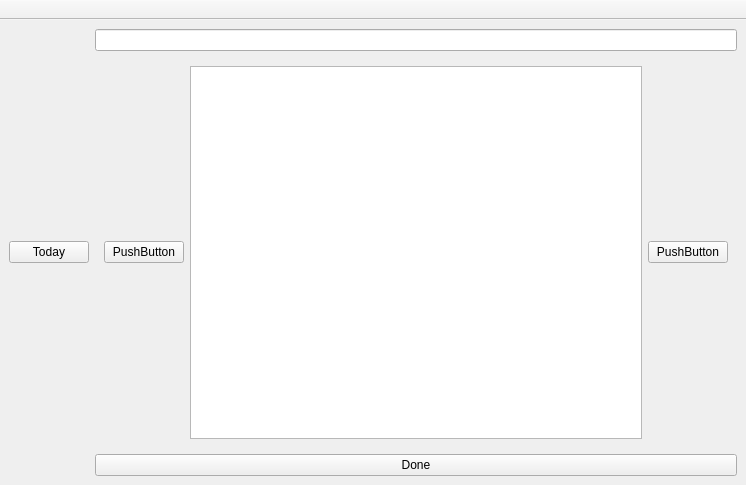
<?xml version="1.0" encoding="UTF-8"?>
<ui version="4.0">
 <class>main_window</class>
 <widget class="QMainWindow" name="main_window">
  <property name="geometry">
   <rect>
    <x>0</x>
    <y>0</y>
    <width>746</width>
    <height>485</height>
   </rect>
  </property>
  <property name="windowTitle">
   <string>MainWindow</string>
  </property>
  <widget class="QWidget" name="main_layout">
   <layout class="QHBoxLayout" name="horizontalLayout_5">
    <item>
     <layout class="QVBoxLayout" name="projects_tab">
      <item>
       <widget class="QPushButton" name="today">
        <property name="text">
         <string>Today</string>
        </property>
       </widget>
      </item>
     </layout>
    </item>
    <item>
     <layout class="QVBoxLayout" name="verticalLayout_4">
      <item>
       <widget class="QLineEdit" name="task_title">
        <property name="alignment">
         <set>Qt::AlignCenter</set>
        </property>
        <property name="readOnly">
         <bool>true</bool>
        </property>
       </widget>
      </item>
      <item>
       <widget class="QWidget" name="tasks_overview_widget" native="true">
        <layout class="QHBoxLayout" name="horizontalLayout_4">
         <item>
          <widget class="QPushButton" name="left_arrow">
           <property name="text">
            <string>PushButton</string>
           </property>
          </widget>
         </item>
         <item>
          <widget class="QTextEdit" name="task_window">
           <property name="readOnly">
            <bool>true</bool>
           </property>
          </widget>
         </item>
         <item>
          <widget class="QPushButton" name="right_arrow">
           <property name="text">
            <string>PushButton</string>
           </property>
          </widget>
         </item>
        </layout>
       </widget>
      </item>
      <item>
       <widget class="QPushButton" name="done_button">
        <property name="text">
         <string>Done</string>
        </property>
       </widget>
      </item>
     </layout>
    </item>
   </layout>
  </widget>
  <widget class="QToolBar" name="tool_bar">
   <property name="minimumSize">
    <size>
     <width>0</width>
     <height>20</height>
    </size>
   </property>
   <property name="windowTitle">
    <string>toolBar</string>
   </property>
   <property name="movable">
    <bool>false</bool>
   </property>
   <attribute name="toolBarArea">
    <enum>TopToolBarArea</enum>
   </attribute>
   <attribute name="toolBarBreak">
    <bool>false</bool>
   </attribute>
  </widget>
 </widget>
 <resources/>
 <connections/>
</ui>
